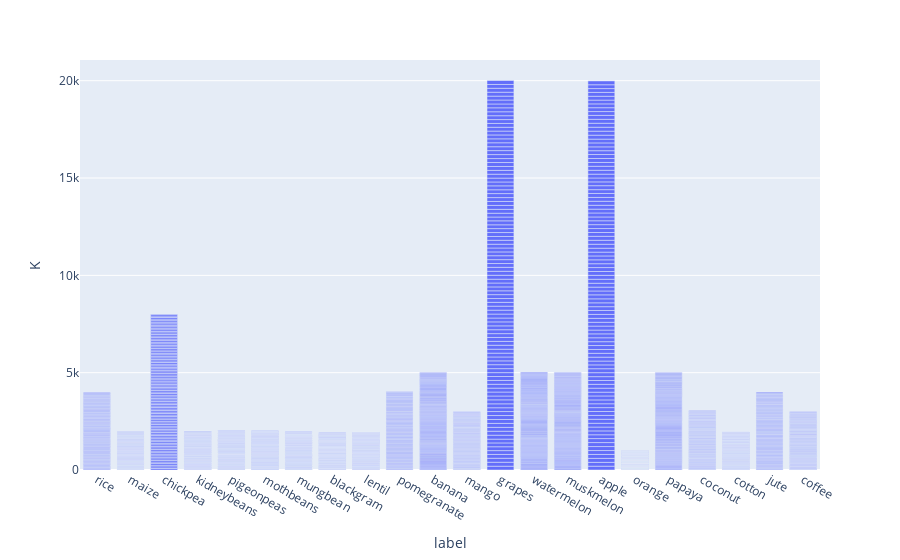

Notebook source saved alongside this figure:
### Code cell
fig1= px.bar(df,x='label',y='K')
fig1.show()

### Figure 1 — Plotly figure (JSON) as saved in the notebook; plotly's stock layout.template omitted (floating-point values rounded to 4 significant figures; data arrays with more than 128 entries replaced by an {"elided": "..."} marker saying what was removed)
{"data": [{"alignmentgroup": "True", "hovertemplate": "label=%{x}<br>K=%{y}<extra></extra>", "legendgroup": "", "marker": {"color": "#636efa", "pattern": {"shape": ""}}, "name": "", "offsetgroup": "", "orientation": "v", "showlegend": false, "textposition": "auto", "type": "bar", "x": {"elided": "2200 str values"}, "xaxis": "x", "y": {"elided": "2200 int values"}, "yaxis": "y"}], "layout": {"barmode": "relative", "legend": {"tracegroupgap": 0}, "margin": {"t": 60}, "xaxis": {"anchor": "y", "domain": [0, 1], "title": {"text": "label"}}, "yaxis": {"anchor": "x", "domain": [0, 1], "title": {"text": "K"}}}}
